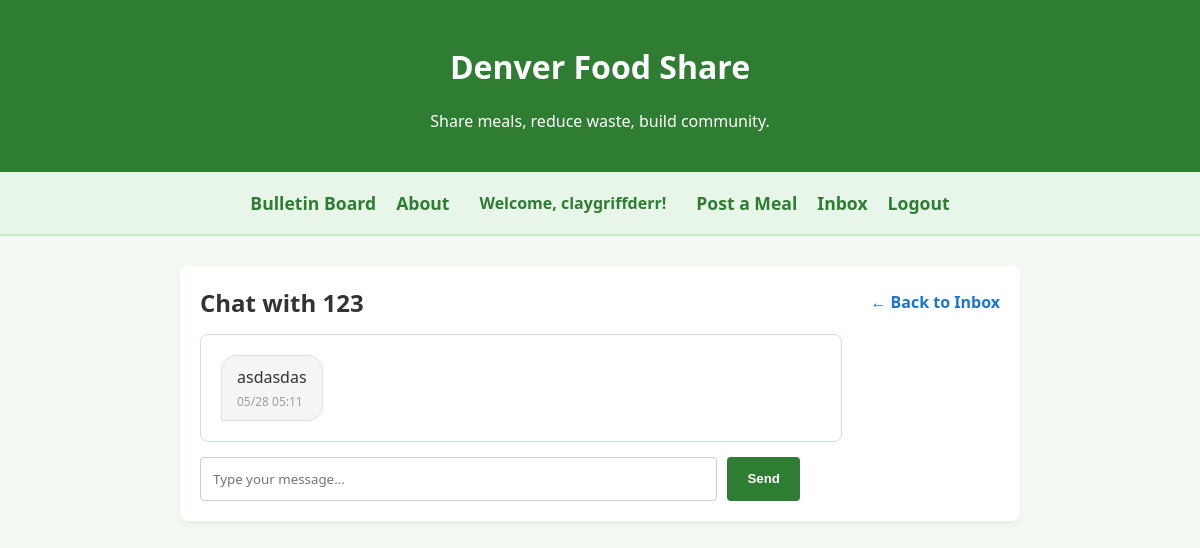
Before: /conversation/3 (signed in) with the older database file.
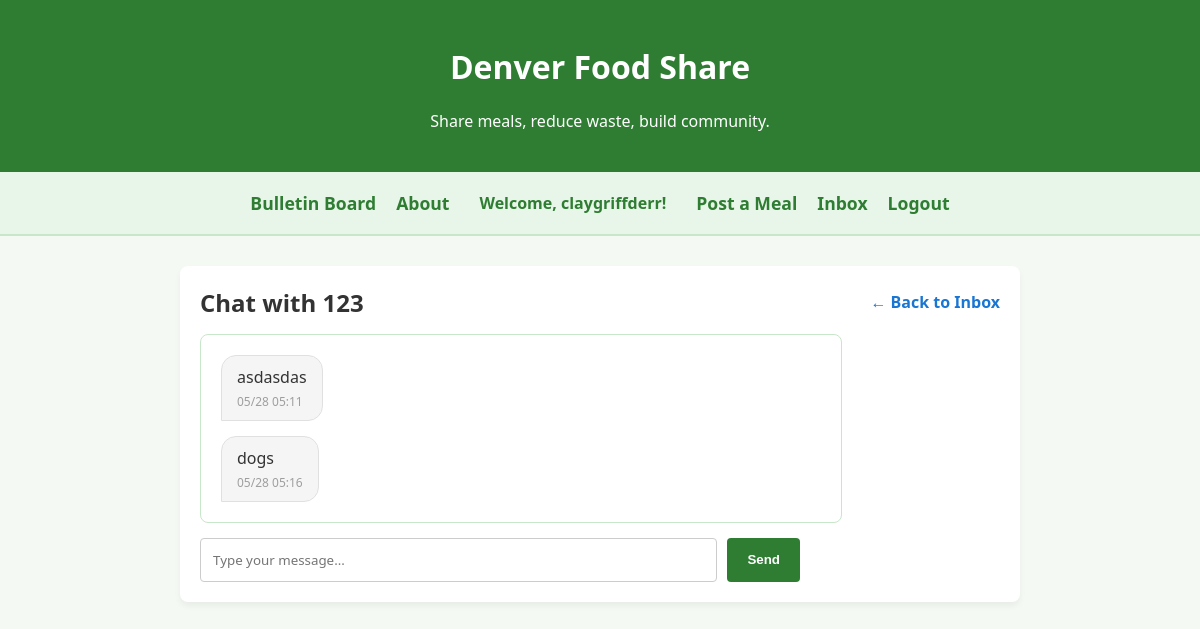
After: the same page with the newer database file.
### app.py (models this page shows)
class Message(db.Model):
    __tablename__ = 'messages'
    id = db.Column(db.Integer, primary_key=True)
    sender_id = db.Column(db.Integer, db.ForeignKey('users.id'), nullable=False)
    receiver_id = db.Column(db.Integer, db.ForeignKey('users.id'), nullable=False)
    content = db.Column(db.Text, nullable=False)
    timestamp = db.Column(db.DateTime, default=lambda: datetime.now(timezone.utc))
    is_read = db.Column(db.Boolean, default=False)
    sender = db.relationship('User', foreign_keys=[sender_id], backref='sent_messages')
    receiver = db.relationship('User', foreign_keys=[receiver_id], backref='received_messages')

### app.py (the view, shortened to what this page needs)
@app.route('/conversation/<int:other_user_id>', methods=['GET', 'POST'])
@login_required
def conversation(other_user_id):
    if other_user_id == current_user.id:
        return redirect(url_for('inbox'))
    other_user = User.query.get_or_404(other_user_id)
    chat_history = Message.query.filter(
        or_(
            (Message.sender_id == current_user.id) & (Message.receiver_id == other_user.id),
            (Message.sender_id == other_user.id) & (Message.receiver_id == current_user.id)
        )
    ).order_by(Message.timestamp.asc()).all()
    for msg in chat_history:
        if msg.receiver_id == current_user.id and not msg.is_read:
            msg.is_read = True
    db.session.commit()
    return render_template('conversation.html', messages=chat_history, other_user=other_user)

### app.py (called while the page is built)
@login_manager.user_loader
def load_user(user_id):
    return User.query.get(int(user_id))

### templates/conversation.html
{% extends 'base.html' %}
{% block content %}
    <div style="display: flex; justify-content: space-between; align-items: center;">
        <h2 style="margin: 0;">Chat with {{ other_user.username }}</h2>
        <a href="/inbox" style="text-decoration: none; color: #1976d2; font-weight: bold;">&larr; Back to Inbox</a>
    </div>
    <div style="background: white; padding: 20px; border-radius: 8px; border: 1px solid #c8e6c9; max-width: 600px; margin-top: 15px; display: flex; flex-direction: column; gap: 15px; max-height: 500px; overflow-y: auto;">
        {% if messages %}
            {% for message in messages %}
                {% if message.sender_id == current_user.id %}
                    <div style="align-self: flex-end; background-color: #e8f5e9; border: 1px solid #c8e6c9; padding: 10px 15px; border-radius: 15px 15px 0 15px; max-width: 75%;">
                        <p style="margin: 0; color: #1b5e20;">{{ message.content }}</p>
                        <small style="color: #81c784; font-size: 0.75rem; display: block; text-align: right; margin-top: 5px;">{{ message.timestamp.strftime('%m/%d %H:%M') }}</small>
                    </div>
                {% else %}
                    <div style="align-self: flex-start; background-color: #f5f5f5; border: 1px solid #e0e0e0; padding: 10px 15px; border-radius: 15px 15px 15px 0; max-width: 75%;">
                        <p style="margin: 0; color: #333;">{{ message.content }}</p>
                        <small style="color: #9e9e9e; font-size: 0.75rem; display: block; margin-top: 5px;">{{ message.timestamp.strftime('%m/%d %H:%M') }}</small>
                    </div>
                {% endif %}
            {% endfor %}
        {% else %}
            <p style="text-align: center; color: #666; font-style: italic;">No messages yet. Say hello to start coordinating!</p>
        {% endif %}
    </div>
    <div style="margin-top: 15px; max-width: 600px;">
        <form method="POST" action="/conversation/{{ other_user.id }}" style="display: flex; gap: 10px;">
            <input type="text" name="content" placeholder="Type your message..." required style="flex-grow: 1; padding: 12px; border: 1px solid #ccc; border-radius: 4px; font-family: inherit;">
            <button type="submit" style="background-color: #2e7d32; color: white; padding: 12px 20px; border: none; border-radius: 4px; font-weight: bold; cursor: pointer;">Send</button>
        </form>
    </div>
{% endblock %}

Changed rows visible on the page:
added Message: content "dogs", timestamp "05/28 05:16"
